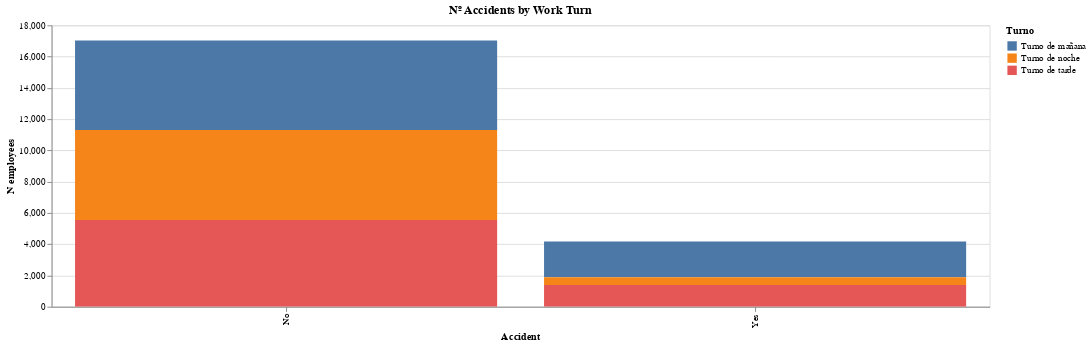

Notebook source saved alongside this figure:
### Markdown cell above
Morning turn is the one with more accidents:

### Code cell
alt.Chart(n_accidents,title="Nº Accidents by Work Turn").mark_bar().encode( 
    y = 'N employees',
    x ='Accident',
    color='Turno').interactive() .properties(
    width=1000,
    height=300
)

### Figure 1 — Vega-Lite specification as saved in the notebook (floating-point values rounded to 4 significant figures)
{"config": {"view": {"continuousWidth": 400, "continuousHeight": 300}}, "data": {"name": "data-ffe7d80e5e254dda94d38dba0e443bf4"}, "mark": "bar", "encoding": {"color": {"type": "nominal", "field": "Turno"}, "x": {"type": "nominal", "field": "Accident"}, "y": {"type": "quantitative", "field": "N employees"}}, "height": 300, "selection": {"selector007": {"type": "interval", "bind": "scales", "encodings": ["x", "y"]}}, "title": "Nº Accidents by Work Turn", "width": 1000, "$schema": "https://vega.github.io/schema/vega-lite/v4.8.1.json", "datasets": {"data-ffe7d80e5e254dda94d38dba0e443bf4": [{"Turno": "Turno de mañana", "Accident": "No", "N employees": 5728}, {"Turno": "Turno de mañana", "Accident": "Yes", "N employees": 2289}, {"Turno": "Turno de noche", "Accident": "No", "N employees": 5761}, {"Turno": "Turno de noche", "Accident": "Yes", "N employees": 508}, {"Turno": "Turno de tarde", "Accident": "No", "N employees": 5541}, {"Turno": "Turno de tarde", "Accident": "Yes", "N employees": 1383}]}}
